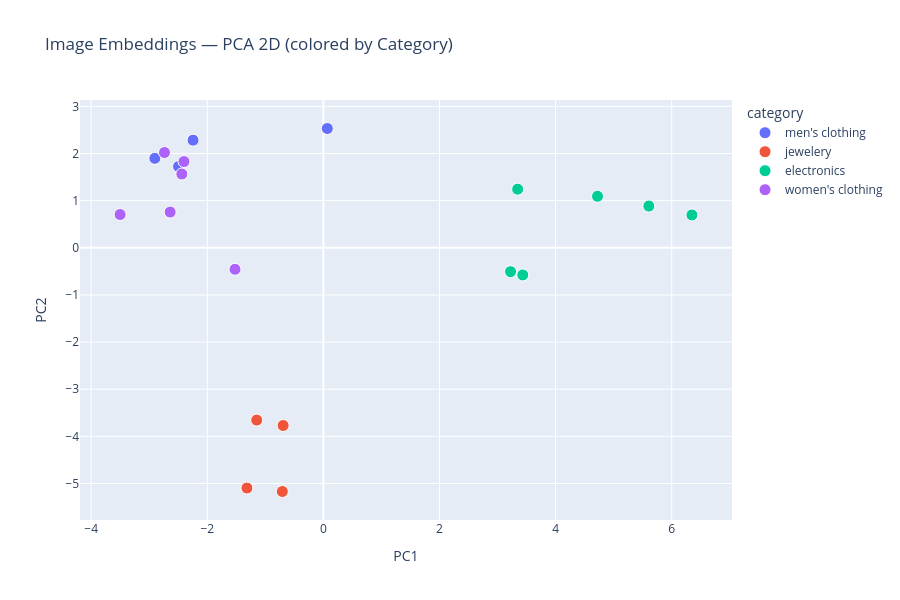

Source (notebook cell):
### Code cell
fig = px.scatter(
    df,
    x='pca_x', y='pca_y',
    color='category',
    hover_data=['product_id', 'title', 'price', 'rating_value'],
    title='Image Embeddings — PCA 2D (colored by Category)',
    labels={'pca_x': 'PC1', 'pca_y': 'PC2'},
    width=900, height=600
)
fig.update_traces(marker=dict(size=12, line=dict(width=1, color='white')))
fig.show()

### Figure 1 — Plotly figure (JSON) as saved in the notebook; plotly's stock layout.template omitted (floating-point values rounded to 4 significant figures)
{"data": [{"customdata": [[1, "Fjallraven - Foldsack No. 1 Backpack, Fits 15 Laptops", 110.0, 3.9], [2, "Mens Casual Premium Slim Fit T-Shirts ", 22.3, 4.1], [3, "Mens Cotton Jacket", 55.99, 4.7], [4, "Mens Casual Slim Fit", 15.99, 2.1]], "hovertemplate": "category=men's clothing<br>PC1=%{x}<br>PC2=%{y}<br>product_id=%{customdata[0]}<br>title=%{customdata[1]}<br>price=%{customdata[2]}<br>rating_value=%{customdata[3]}<extra></extra>", "legendgroup": "men's clothing", "marker": {"color": "#636efa", "line": {"color": "white", "width": 1}, "size": 12, "symbol": "circle"}, "mode": "markers", "name": "men's clothing", "orientation": "v", "showlegend": true, "type": "scatter", "x": [0.06766, -2.903, -2.495, -2.245], "xaxis": "x", "y": [2.531, 1.897, 1.723, 2.283], "yaxis": "y"}, {"customdata": [[5, "John Hardy Women's Legends Naga Gold & Silver Dragon Station Chain Bracelet", 695, 4.6], [6, "Solid Gold Petite Micropave ", 168, 3.9], [7, "White Gold Plated Princess", 9.99, 3], [8, "Pierced Owl Rose Gold Plated Stainless Steel Double", 10.99, 1.9]], "hovertemplate": "category=jewelery<br>PC1=%{x}<br>PC2=%{y}<br>product_id=%{customdata[0]}<br>title=%{customdata[1]}<br>price=%{customdata[2]}<br>rating_value=%{customdata[3]}<extra></extra>", "legendgroup": "jewelery", "marker": {"color": "#EF553B", "line": {"color": "white", "width": 1}, "size": 12, "symbol": "circle"}, "mode": "markers", "name": "jewelery", "orientation": "v", "showlegend": true, "type": "scatter", "x": [-1.148, -1.317, -0.7072, -0.6933], "xaxis": "x", "y": [-3.655, -5.097, -5.17, -3.769], "yaxis": "y"}, {"customdata": [[9, "WD 2TB Elements Portable External Hard Drive - USB 3.0 ", 64, 3.3], [10, "SanDisk SSD PLUS 1TB Internal SSD - SATA III 6 Gb/s", 109, 2.9], [11, "Silicon Power 256GB SSD 3D NAND A55 SLC Cache Performance Boost SATA III 2.5", 109, 4.8], [12, "WD 4TB Gaming Drive Works with Playstation 4 Portable External Hard Drive", 114, 4.8], [13, "Acer SB220Q bi 21.5 inches Full HD (1920 x 1080) IPS Ultra-Thin", 599, 2.9], [14, "Samsung 49-Inch CHG90 144Hz Curved Gaming Monitor (LC49HG90DMNXZA) – Super Ultrawide Screen QLED ", 1000.0, 2.2]], "hovertemplate": "category=electronics<br>PC1=%{x}<br>PC2=%{y}<br>product_id=%{customdata[0]}<br>title=%{customdata[1]}<br>price=%{customdata[2]}<br>rating_value=%{customdata[3]}<extra></extra>", "legendgroup": "electronics", "marker": {"color": "#00cc96", "line": {"color": "white", "width": 1}, "size": 12, "symbol": "circle"}, "mode": "markers", "name": "electronics", "orientation": "v", "showlegend": true, "type": "scatter", "x": [4.722, 6.348, 5.606, 3.347, 3.435, 3.224], "xaxis": "x", "y": [1.094, 0.6963, 0.8844, 1.244, -0.5763, -0.5063], "yaxis": "y"}, {"customdata": [[15, "BIYLACLESEN Women's 3-in-1 Snowboard Jacket Winter Coats", 56.99, 2.6], [16, "Lock and Love Women's Removable Hooded Faux Leather Moto Biker Jacket", 29.95, 2.9], [17, "Rain Jacket Women Windbreaker Striped Climbing Raincoats", 39.99, 3.8], [18, "MBJ Women's Solid Short Sleeve Boat Neck V ", 9.85, 4.7], [19, "Opna Women's Short Sleeve Moisture", 7.95, 4.5], [20, "DANVOUY Womens T Shirt Casual Cotton Short", 12.99, 3.6]], "hovertemplate": "category=women's clothing<br>PC1=%{x}<br>PC2=%{y}<br>product_id=%{customdata[0]}<br>title=%{customdata[1]}<br>price=%{customdata[2]}<br>rating_value=%{customdata[3]}<extra></extra>", "legendgroup": "women's clothing", "marker": {"color": "#ab63fa", "line": {"color": "white", "width": 1}, "size": 12, "symbol": "circle"}, "mode": "markers", "name": "women's clothing", "orientation": "v", "showlegend": true, "type": "scatter", "x": [-2.401, -2.439, -2.737, -3.502, -2.639, -1.522], "xaxis": "x", "y": [1.829, 1.564, 2.021, 0.7056, 0.7572, -0.4558], "yaxis": "y"}], "layout": {"height": 600, "legend": {"title": {"text": "category"}, "tracegroupgap": 0}, "title": {"text": "Image Embeddings — PCA 2D (colored by Category)"}, "width": 900, "xaxis": {"anchor": "y", "domain": [0, 1], "title": {"text": "PC1"}}, "yaxis": {"anchor": "x", "domain": [0, 1], "title": {"text": "PC2"}}}}
